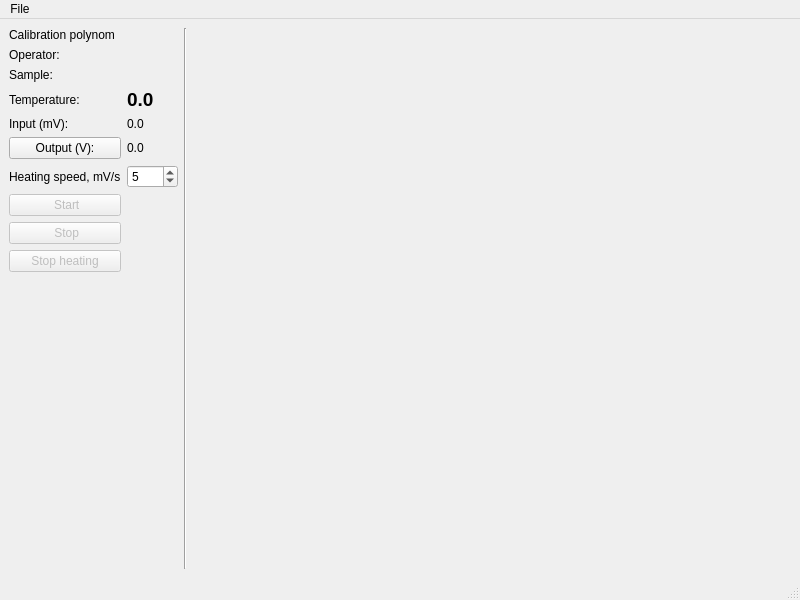
<?xml version="1.0" encoding="UTF-8"?>
<ui version="4.0">
 <class>MainWindow</class>
 <widget class="QMainWindow" name="MainWindow">
  <property name="geometry">
   <rect>
    <x>0</x>
    <y>0</y>
    <width>800</width>
    <height>600</height>
   </rect>
  </property>
  <property name="windowTitle">
   <string>vta-collection</string>
  </property>
  <property name="windowIcon">
   <iconset resource="resources.qrc">
    <normaloff>:/assets/icon.png</normaloff>:/assets/icon.png</iconset>
  </property>
  <widget class="QWidget" name="centralwidget">
   <layout class="QGridLayout" name="gridLayout" columnstretch="0,0,1">
    <item row="0" column="0">
     <layout class="QGridLayout" name="gridLayout_2">
      <item row="12" column="0">
       <widget class="QPushButton" name="btn_stop_heat">
        <property name="enabled">
         <bool>false</bool>
        </property>
        <property name="text">
         <string>Stop heating</string>
        </property>
        <property name="icon">
         <iconset theme="QIcon::ThemeIcon::DialogError"/>
        </property>
       </widget>
      </item>
      <item row="10" column="0">
       <widget class="QPushButton" name="btn_start">
        <property name="enabled">
         <bool>false</bool>
        </property>
        <property name="text">
         <string> Start</string>
        </property>
        <property name="icon">
         <iconset theme="QIcon::ThemeIcon::MediaPlaybackStart"/>
        </property>
       </widget>
      </item>
      <item row="8" column="1">
       <widget class="QLabel" name="label_output">
        <property name="text">
         <string>0.0</string>
        </property>
       </widget>
      </item>
      <item row="5" column="0" colspan="2">
       <widget class="QLabel" name="label_sample">
        <property name="text">
         <string>Sample:</string>
        </property>
       </widget>
      </item>
      <item row="3" column="0" colspan="2">
       <widget class="QLabel" name="label_calibration">
        <property name="text">
         <string>Calibration polynom</string>
        </property>
       </widget>
      </item>
      <item row="9" column="0">
       <widget class="QLabel" name="label">
        <property name="text">
         <string>Heating speed, mV/s</string>
        </property>
       </widget>
      </item>
      <item row="11" column="0">
       <widget class="QPushButton" name="btn_stop">
        <property name="enabled">
         <bool>false</bool>
        </property>
        <property name="text">
         <string> Stop</string>
        </property>
        <property name="icon">
         <iconset theme="QIcon::ThemeIcon::MediaPlaybackStop"/>
        </property>
       </widget>
      </item>
      <item row="14" column="1">
       <spacer name="verticalSpacer">
        <property name="orientation">
         <enum>Qt::Orientation::Vertical</enum>
        </property>
        <property name="sizeHint" stdset="0">
         <size>
          <width>20</width>
          <height>40</height>
         </size>
        </property>
       </spacer>
      </item>
      <item row="7" column="0">
       <widget class="QLabel" name="label_3">
        <property name="text">
         <string>Input (mV):</string>
        </property>
       </widget>
      </item>
      <item row="9" column="1">
       <widget class="QSpinBox" name="sb_speed">
        <property name="enabled">
         <bool>true</bool>
        </property>
        <property name="minimum">
         <number>-100</number>
        </property>
        <property name="maximum">
         <number>100</number>
        </property>
        <property name="value">
         <number>5</number>
        </property>
       </widget>
      </item>
      <item row="8" column="0">
       <widget class="QPushButton" name="btn_output">
        <property name="text">
         <string>Output (V):</string>
        </property>
       </widget>
      </item>
      <item row="4" column="0" colspan="2">
       <widget class="QLabel" name="label_operator">
        <property name="text">
         <string>Operator: </string>
        </property>
       </widget>
      </item>
      <item row="7" column="1">
       <widget class="QLabel" name="label_input">
        <property name="text">
         <string>0.0</string>
        </property>
       </widget>
      </item>
      <item row="6" column="0">
       <widget class="QLabel" name="label_temp">
        <property name="text">
         <string>Temperature:</string>
        </property>
       </widget>
      </item>
      <item row="6" column="1">
       <widget class="QLabel" name="label_temp_value">
        <property name="font">
         <font>
          <pointsize>14</pointsize>
          <bold>true</bold>
         </font>
        </property>
        <property name="text">
         <string>0.0</string>
        </property>
       </widget>
      </item>
     </layout>
    </item>
    <item row="0" column="2">
     <layout class="QVBoxLayout" name="plot_layout"/>
    </item>
    <item row="0" column="1">
     <widget class="Line" name="line">
      <property name="orientation">
       <enum>Qt::Orientation::Vertical</enum>
      </property>
     </widget>
    </item>
   </layout>
  </widget>
  <widget class="QMenuBar" name="menubar">
   <property name="geometry">
    <rect>
     <x>0</x>
     <y>0</y>
     <width>800</width>
     <height>33</height>
    </rect>
   </property>
   <widget class="QMenu" name="menu">
    <property name="title">
     <string>File</string>
    </property>
    <addaction name="action_new"/>
    <addaction name="action_save"/>
    <addaction name="action_config"/>
    <addaction name="action_about"/>
   </widget>
   <addaction name="menu"/>
  </widget>
  <widget class="QStatusBar" name="statusbar"/>
  <action name="action_new">
   <property name="icon">
    <iconset theme="QIcon::ThemeIcon::DocumentNew"/>
   </property>
   <property name="text">
    <string>New</string>
   </property>
  </action>
  <action name="action_save">
   <property name="enabled">
    <bool>false</bool>
   </property>
   <property name="icon">
    <iconset theme="QIcon::ThemeIcon::DocumentSave"/>
   </property>
   <property name="text">
    <string>Save</string>
   </property>
  </action>
  <action name="action_cal">
   <property name="icon">
    <iconset theme="QIcon::ThemeIcon::DocumentProperties"/>
   </property>
   <property name="text">
    <string>Калибровка</string>
   </property>
  </action>
  <action name="action_close">
   <property name="enabled">
    <bool>false</bool>
   </property>
   <property name="icon">
    <iconset theme="QIcon::ThemeIcon::WindowClose"/>
   </property>
   <property name="text">
    <string>Закрыть</string>
   </property>
  </action>
  <action name="action_about">
   <property name="icon">
    <iconset theme="QIcon::ThemeIcon::HelpAbout"/>
   </property>
   <property name="text">
    <string>About</string>
   </property>
  </action>
  <action name="action_config">
   <property name="icon">
    <iconset theme="QIcon::ThemeIcon::DocumentProperties"/>
   </property>
   <property name="text">
    <string>Configuration</string>
   </property>
  </action>
 </widget>
 <resources>
  <include location="resources.qrc"/>
 </resources>
 <connections/>
</ui>
